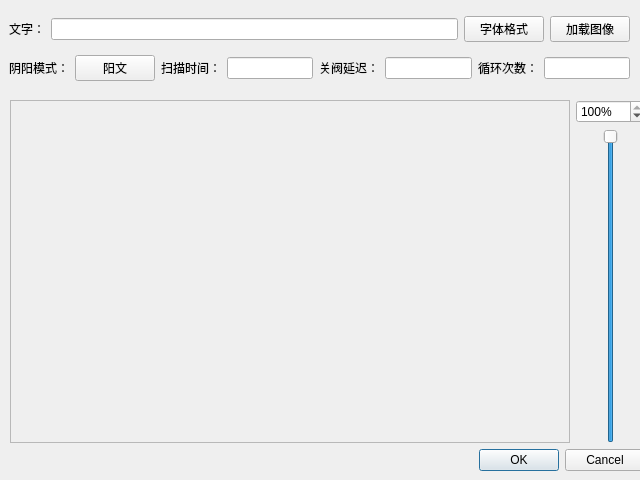
<?xml version="1.0" encoding="UTF-8"?>
<ui version="4.0">
 <class>SelectImageDialog</class>
 <widget class="QDialog" name="SelectImageDialog">
  <property name="geometry">
   <rect>
    <x>0</x>
    <y>0</y>
    <width>640</width>
    <height>480</height>
   </rect>
  </property>
  <property name="windowTitle">
   <string>水帘图片设置</string>
  </property>
  <widget class="QWidget" name="layoutWidget">
   <property name="geometry">
    <rect>
     <x>9</x>
     <y>9</y>
     <width>621</width>
     <height>81</height>
    </rect>
   </property>
   <layout class="QVBoxLayout" name="verticalLayout">
    <item>
     <layout class="QHBoxLayout" name="horizontalLayout">
      <item>
       <widget class="QLabel" name="label">
        <property name="text">
         <string>文字：</string>
        </property>
       </widget>
      </item>
      <item>
       <widget class="QLineEdit" name="text"/>
      </item>
      <item>
       <widget class="QPushButton" name="textFormat">
        <property name="text">
         <string>字体格式</string>
        </property>
       </widget>
      </item>
      <item>
       <widget class="QPushButton" name="addImage">
        <property name="text">
         <string>加载图像</string>
        </property>
       </widget>
      </item>
     </layout>
    </item>
    <item>
     <layout class="QHBoxLayout" name="horizontalLayout_2">
      <item>
       <widget class="QLabel" name="label_2">
        <property name="text">
         <string>阴阳模式：</string>
        </property>
       </widget>
      </item>
      <item>
       <widget class="QPushButton" name="reverse">
        <property name="text">
         <string>阳文</string>
        </property>
       </widget>
      </item>
      <item>
       <widget class="QLabel" name="label_3">
        <property name="text">
         <string>扫描时间：</string>
        </property>
       </widget>
      </item>
      <item>
       <widget class="QLineEdit" name="scanTime"/>
      </item>
      <item>
       <widget class="QLabel" name="label_4">
        <property name="text">
         <string>关阀延迟：</string>
        </property>
       </widget>
      </item>
      <item>
       <widget class="QLineEdit" name="closeDelayTime"/>
      </item>
      <item>
       <widget class="QLabel" name="label_5">
        <property name="text">
         <string>循环次数：</string>
        </property>
       </widget>
      </item>
      <item>
       <widget class="QLineEdit" name="loop_time"/>
      </item>
     </layout>
    </item>
   </layout>
  </widget>
  <widget class="QWidget" name="layoutWidget">
   <property name="geometry">
    <rect>
     <x>10</x>
     <y>100</y>
     <width>635</width>
     <height>371</height>
    </rect>
   </property>
   <layout class="QVBoxLayout" name="verticalLayout_3">
    <item>
     <layout class="QHBoxLayout" name="horizontalLayout_4">
      <item>
       <widget class="QLabel" name="showImage">
        <property name="minimumSize">
         <size>
          <width>560</width>
          <height>0</height>
         </size>
        </property>
        <property name="autoFillBackground">
         <bool>true</bool>
        </property>
        <property name="frameShape">
         <enum>QFrame::StyledPanel</enum>
        </property>
        <property name="text">
         <string/>
        </property>
        <property name="textFormat">
         <enum>Qt::AutoText</enum>
        </property>
       </widget>
      </item>
      <item>
       <layout class="QVBoxLayout" name="verticalLayout_2">
        <item>
         <widget class="QSpinBox" name="spinBox">
          <property name="suffix">
           <string>%</string>
          </property>
          <property name="minimum">
           <number>1</number>
          </property>
          <property name="maximum">
           <number>100</number>
          </property>
          <property name="value">
           <number>100</number>
          </property>
         </widget>
        </item>
        <item>
         <layout class="QHBoxLayout" name="horizontalLayout_3">
          <item>
           <spacer name="horizontalSpacer">
            <property name="orientation">
             <enum>Qt::Horizontal</enum>
            </property>
            <property name="sizeHint" stdset="0">
             <size>
              <width>40</width>
              <height>20</height>
             </size>
            </property>
           </spacer>
          </item>
          <item>
           <widget class="QSlider" name="verticalSlider">
            <property name="minimum">
             <number>1</number>
            </property>
            <property name="maximum">
             <number>100</number>
            </property>
            <property name="pageStep">
             <number>100</number>
            </property>
            <property name="value">
             <number>100</number>
            </property>
            <property name="orientation">
             <enum>Qt::Vertical</enum>
            </property>
           </widget>
          </item>
          <item>
           <spacer name="horizontalSpacer_2">
            <property name="orientation">
             <enum>Qt::Horizontal</enum>
            </property>
            <property name="sizeHint" stdset="0">
             <size>
              <width>40</width>
              <height>20</height>
             </size>
            </property>
           </spacer>
          </item>
         </layout>
        </item>
       </layout>
      </item>
     </layout>
    </item>
    <item>
     <widget class="QDialogButtonBox" name="buttonBox">
      <property name="orientation">
       <enum>Qt::Horizontal</enum>
      </property>
      <property name="standardButtons">
       <set>QDialogButtonBox::Cancel|QDialogButtonBox::Ok</set>
      </property>
     </widget>
    </item>
   </layout>
  </widget>
 </widget>
 <resources/>
 <connections>
  <connection>
   <sender>buttonBox</sender>
   <signal>accepted()</signal>
   <receiver>SelectImageDialog</receiver>
   <slot>accept()</slot>
   <hints>
    <hint type="sourcelabel">
     <x>248</x>
     <y>254</y>
    </hint>
    <hint type="destinationlabel">
     <x>157</x>
     <y>274</y>
    </hint>
   </hints>
  </connection>
  <connection>
   <sender>buttonBox</sender>
   <signal>rejected()</signal>
   <receiver>SelectImageDialog</receiver>
   <slot>reject()</slot>
   <hints>
    <hint type="sourcelabel">
     <x>316</x>
     <y>260</y>
    </hint>
    <hint type="destinationlabel">
     <x>286</x>
     <y>274</y>
    </hint>
   </hints>
  </connection>
 </connections>
</ui>
